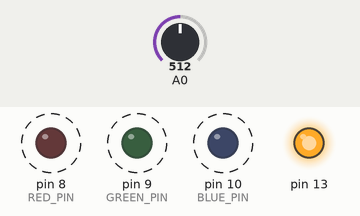
A sketch run on a simulated Arduino Uno, built with avr-gcc and run on an emulated ATmega328P. Shown: output pins drawn as LEDs (lit = HIGH). Dashed ring = blinking. Inputs (shaded band) come from the test bench; at power-on: A0 = 512. The audio player accepts every command and is not drawn; what the sketch prints to the serial monitor is not drawn.

Above: at 2.7 s.
2.8 s: A0 set to 695
5.5 s: A0 set to 726
Timing chart, 0 to 15.3 s (numbered marks = the images above; inputs shaded):
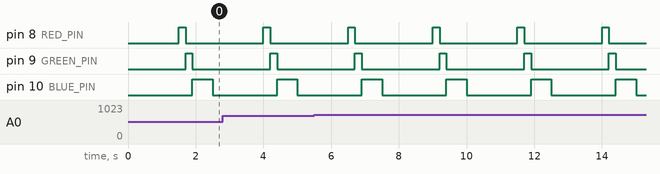

Measured:
- by itself, pin 8 (RED_PIN), pin 9 (GREEN_PIN): alternates HIGH for 0.20 s and LOW for 2.3 s
- by itself, pin 10 (BLUE_PIN): alternates HIGH for 0.60 s and LOW for 1.9 s

The sketch:

coloraudiofinal.ino
```cpp
#include <PCM.h>
#include "sounddata.h"

#define RED_PIN 8
#define GREEN_PIN 9
#define BLUE_PIN 10
#define SPEAKER_PIN 11
#define COLOUR_SCAN_DELAY 200

int r;
int g;
int b;
double z;


void setup() {

  pinMode(RED_PIN,OUTPUT);
  pinMode(GREEN_PIN,OUTPUT);
  pinMode(BLUE_PIN,OUTPUT);
  pinMode(13,OUTPUT);
  digitalWrite(13,HIGH);

  Serial.begin(9600);
}


void loop() {


  //RED LED ON MODE

  delay(1500);

  digitalWrite(RED_PIN,HIGH);
  digitalWrite(GREEN_PIN,LOW);
  digitalWrite(BLUE_PIN,LOW);
  delay(COLOUR_SCAN_DELAY);
  r=analogRead(A0);

  //GREEN LED ON MODE
  digitalWrite(RED_PIN,LOW);
  digitalWrite(GREEN_PIN,HIGH);
  digitalWrite(BLUE_PIN,LOW);
  delay(COLOUR_SCAN_DELAY);
  g=analogRead(A0);

  //BLUE LED ON MODE
  digitalWrite(RED_PIN,LOW);
  digitalWrite(GREEN_PIN,LOW);
  digitalWrite(BLUE_PIN,HIGH);
  delay(300);
  b=analogRead(A0);
  delay(300);
  digitalWrite(BLUE_PIN,LOW);


 z=-0.164087102182184*r-0.438337949153713*g+0.883705417675580*b;
 Serial.print(z);
Serial.print("\n");
  if(z<200){}

  else if(z<230){
   Serial.print("blue\n");
   startPlayback(g1, sizeof(g1));
   //delay(1000);
  }
  else if(z<250){
    Serial.print("violet\n");
    startPlayback(b1, sizeof(b1));
    //delay(1000);
  }
  else if(z<265){
    Serial.print("cyan\n");
    startPlayback(a1, sizeof(a1));
    //delay(1000);
  }
  else if(z<305){
     Serial.print("black\n");
  }
  else if(z<325){
    Serial.print("red\n");
    startPlayback(c1, sizeof(c1));
    //delay(1000);

  }
  else if(z<350){
    Serial.print("green\n");
    startPlayback(f1, sizeof(f1));
    // delay(1000);

  }
   else if(z<400){
    Serial.print("orange\n");
    startPlayback(d1, sizeof(d1));
    // delay(1000);

  }
   else if(z<450){
    Serial.print("yellow\n");
    startPlayback(e1, sizeof(e1));
    // delay(1000);

  }

  }
```

Source omitted: sounddata.h (data table, 70655 bytes)
